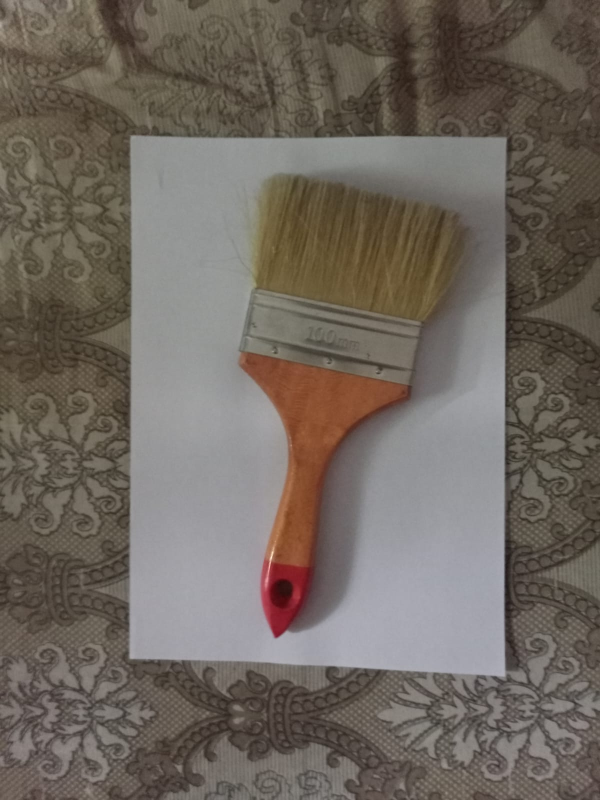
#> input picture sample_imgs/paint_brush.jpeg, 1200 x 1600 px (shown at 1/2 size)
$ python pipeline_for_still_images.py
#> lines starting #> are read from the running program, lines starting #| are printed output that depends on the picture; after the words box and inside, x2 and y2 are one past the last pixel; in counts of white or black regions, pixels touching at a corner belong together
### read_or_capture.py
# -----------------------------------------------------------------------------------------------
###                                         Imports                                         ###
# -----------------------------------------------------------------------------------------------

import cv2 as cv
import numpy as np
import matplotlib.pyplot as plt
from imutils import rotate_bound

# -----------------------------------------------------------------------------------------------
###                                         Greetings                                      ###
# -----------------------------------------------------------------------------------------------


def greetings():
    print(
        """Greetings!!! Before you proceed to use this application please note the following --
    1. Since the A4 paper is white, placing white objects on the paper will
    most likely produce faulty outcome.
    2. Place only one object on the A4 paper at a time. To reduce false detection, only the highest
    perimeter object is filtered from all the possible detections.
    3. This application only uses OpenCV and no deep learning model. So, due
    to constraints of classical computer vision the results may not be
    100% accurate. Long story short, Use at your own risk.

To improve the chance of correct recognition and measurement you can do the following --
    1. Capture the image in a clean background.
    2. Try to fit the whole A4 paper inside the frame.
    3. Lighting condition should not be too dark or too bright."""
    )


# -----------------------------------------------------------------------------------------------
###                                         Read Image                                      ###
# -----------------------------------------------------------------------------------------------


def read_image(img_path):
#> called with img_path = './sample_imgs/paint_brush.jpeg'
    try:
        img = cv.imread(img_path)
#> img is the input picture: shape (1600, 1200, 3); mean B, G, R 95.3, 103.3, 111.6
        return img
    except:
        print("Invalid Image Path")


# -----------------------------------------------------------------------------------------------
###                                         Capture Live Image                              ###
# -----------------------------------------------------------------------------------------------
# [81 lines left out: functions take_picture, usr_prompt, not called in this run]


# -----------------------------------------------------------------------------------------------
###                                     Read or Capture Image                               ###
# -----------------------------------------------------------------------------------------------


def read_or_capture(prompt_usr=True, img_path=None, device_id=None):
    greetings()

    if prompt_usr:
        usr_input = usr_prompt()

        if type(usr_input) == str:
            img = read_image(usr_input)

        if type(usr_input) == int:
            img = take_picture(usr_input)

            if img is None:
                print("Please capture another image or provide a valid image path. \n")
                return None

    if not prompt_usr and img_path:
        img = read_image(img_path)

    if not prompt_usr and device_id is not None:
        img = take_picture(device_id)

        if img is None:
            print("Please capture another image or provide a valid image path. \n")
            return None

    # rotate the image by 90 degree CCW if image width > image height
    if img.shape[0] < img.shape[1]:
        img = rotate_bound(img, -90)

    return img

### preprocessing.py
# -----------------------------------------------------------------------------------------------
###                                         Imports                                         ###
# -----------------------------------------------------------------------------------------------

import cv2 as cv
import numpy as np
import matplotlib.pyplot as plt


# -----------------------------------------------------------------------------------------------
###                                         Image Preprocessing                             ###
# -----------------------------------------------------------------------------------------------
def preprocess(img):
    grayscale_img = cv.cvtColor(img, cv.COLOR_BGR2GRAY)
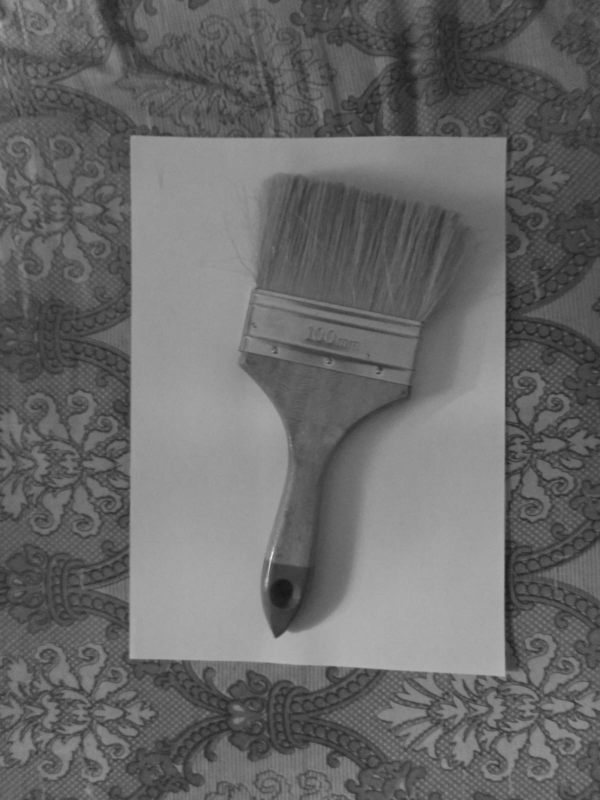
#> grayscale_img: shape (1600, 1200) (shown at 1/2 size); min 20, max 238, mean 104.9
    grayscale_img_blurred = cv.GaussianBlur(grayscale_img, (5, 5), 0, 0)

    # By experimenting we've found, threshold = 130 works best for a wide range of image backgrounds
    _, thresholded_img = cv.threshold(grayscale_img_blurred, 130, 255, cv.THRESH_BINARY)
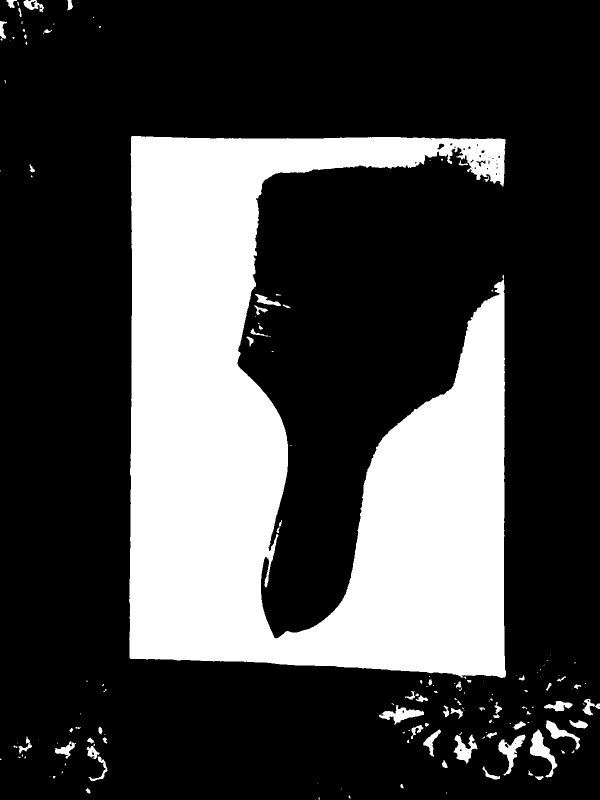
#> thresholded_img: shape (1600, 1200) (shown at 1/2 size); 26.5% white; 156 white regions (82 under 20 px), largest, box (x1, y1, x2, y2) and area: (258, 272, 1012, 1356) 492485, (1060, 1459, 1115, 1555) 1777, (997, 1469, 1051, 1551) 1522

    # Erosion to detach any contour that remains loosely connected to the A4 paper contour
    morph_operation_kernel = np.ones(
        (3, 3), dtype=np.uint8
    )  # same as MORPH_RECT of size 3
    thresholded_img_eroded = cv.erode(
        thresholded_img, morph_operation_kernel, iterations=2
    )
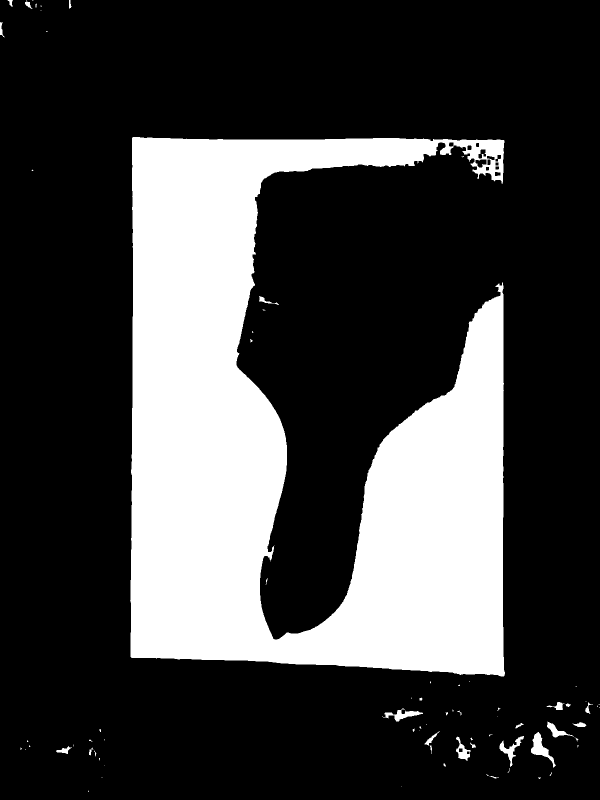
#> thresholded_img_eroded: shape (1600, 1200) (shown at 1/2 size); 25.1% white; 76 white regions (47 under 20 px)

    preprocessed_img = thresholded_img_eroded
    return preprocessed_img

### locate_reference_object.py
# -----------------------------------------------------------------------------------------------
###                                         Imports                                         ###
# -----------------------------------------------------------------------------------------------

import cv2 as cv
import numpy as np
import matplotlib.pyplot as plt

from reorder_corner_points import reorder


# -----------------------------------------------------------------------------------------------
###              Find Contours and Filter out the Reference Object (A4 Paper)               ###
# -----------------------------------------------------------------------------------------------


def contour_perimeter(cnt):
    return cv.arcLength(cnt, closed=True)


def find_corners(preprocessed_img):
    """
    The input should be a processed binary 8 bit image.
    Returns the 4 corner points of the A4 paper in (top_left, top_right, bottom_left, bottom_right)
    order as an array of shape (4, 2) and dtype=np.float32
    """

    cnts, _ = cv.findContours(
        preprocessed_img, cv.RETR_EXTERNAL, cv.CHAIN_APPROX_SIMPLE
    )
#> cnts = 76 contours, 56 with area under 20; largest, box (x1, y1, x2, y2) and area: (260, 274, 1010, 1353) 474715, (1062, 1464, 1112, 1535) 1029, (999, 1472, 1048, 1534) 672, (764, 1417, 846, 1443) 646, (912, 1473, 941, 1522) 583
    # find the contour with the largest perimeter
    ref_obj_cnt = sorted(cnts, key=contour_perimeter, reverse=True)[:1][0]
#> ref_obj_cnt = contour of 1393 points, box (x1, y1, x2, y2) (260, 274, 1010, 1353), area 474715
    # find the corners
    # output will be of shape (4, 1, 2).
    # keep it like that if you are to draw bounding box with cv.polylines
    corners = cv.convexHull(
        cv.approxPolyDP(ref_obj_cnt, 0.01 * contour_perimeter(ref_obj_cnt), closed=True)
    )
#> corners = [[1008, 281], [1007, 1352], [261, 1313], [265, 274]]
    if corners.shape[0] != 4:
        print("Couldn't detect reference object (A4 Paper).\n")
        print("You can try the following to make your image more recognizable : \n")
        print(
            """\t 1. Capture the image in a cleaner background. \n\t
            2. Try to fit the whole A4 paper inside the frame. \n\t
            3. Or, try again with different image.\n"""
        )
        return None
    else:
        reordered_corner_points = reorder(corners)
        return reordered_corner_points

### reorder_corner_points.py
# -----------------------------------------------------------------------------------------------
###                                         Imports                                         ###
# -----------------------------------------------------------------------------------------------

import numpy as np


# -----------------------------------------------------------------------------------------------
### Reorder corner points of a rectangle in top left, top right, bottom left, bottom right order ###
# -----------------------------------------------------------------------------------------------
def reorder(rectangle_corner_points):
    """
    Reorder corner points of a rectangle in top left, top right, bottom left, bottom right order.

    Returns the corners as a (4, 2) array of datatype=np.float32
    """

    rectangle_corner_points = rectangle_corner_points.reshape(4, 2)
#> rectangle_corner_points has the same summary as corners in find_corners

    # if we sum up the x and y values of the coordinates,
    # the least one will be top_left and the greatest one will be bottom_right
    # let, top_right = (x2, y2) and bottom_left = (x3, y3)
    # now, x3 < x2 and y3 > y2
    # thus, (y3 - x3) > (y2-x2)
    # so, we remove the two entries found beforehand i.e, top_left and bottom_right
    # and then find the difference between the y and x values of the coordinates
    # the least one will be top_right and the greatest one will be bottom_left

    sum_of_corner_x_and_y_coordinate_values = np.sum(rectangle_corner_points, axis=1)
#> sum_of_corner_x_and_y_coordinate_values = [1289, 2359, 1574, 539]
    top_left_idx = np.argmin(sum_of_corner_x_and_y_coordinate_values)
#> top_left_idx = 3
    bottom_right_idx = np.argmax(sum_of_corner_x_and_y_coordinate_values)
#> bottom_right_idx = 1
    temp_corners = np.delete(
        rectangle_corner_points.copy(), [top_left_idx, bottom_right_idx], axis=0
    )
#> temp_corners = [[1008, 281], [261, 1313]]
    diff_of_temp_corners = np.diff(temp_corners, axis=1)
#> diff_of_temp_corners = [-727, 1052]
    top_right_idx = np.argmin(diff_of_temp_corners)
#> top_right_idx = 0
    bottom_left_idx = np.argmax(diff_of_temp_corners)
#> bottom_left_idx = 1

    top_left = rectangle_corner_points[top_left_idx]
#> top_left = [265, 274]
    top_right = temp_corners[top_right_idx]
#> top_right = [1008, 281]
    bottom_left = temp_corners[bottom_left_idx]
#> bottom_left = [261, 1313]
    bottom_right = rectangle_corner_points[bottom_right_idx]
#> bottom_right = [1007, 1352]

    return np.array([top_left, top_right, bottom_left, bottom_right]).astype(np.float32)

### pipeline_for_still_images.py
# -----------------------------------------------------------------------------------------------
###                                         Imports                                         ###
# -----------------------------------------------------------------------------------------------

from matplotlib_imshow import matplotlib_imshow

from read_or_capture import read_or_capture
from preprocessing import preprocess
from locate_reference_object import find_corners
from perspective_transform import perspective_transform
from locate_object_of_interest import find_object_of_interest
from calculate_dimensions import calculate_dimensions
from visualize_detections import visualize_detections


# -----------------------------------------------------------------------------------------------
###         Pipeline for Detection, Measurement and Visualization (from still Images)       ###
# -----------------------------------------------------------------------------------------------


def pipeline_for_still_images(
    prompt_user=False,
    image_path="./sample_imgs/paint_brush.jpeg",
    capturing_device_id=None,
    visualize=True,
    scale=8,
):
    """
    A pipeline for detecting objects of interest from a still image and find the objects dimensions (width, height) in cm.

    Args:
        prompt_user: whether to prompt the user for image path or, device id. (default: False)
        image_path: to use a stock/pre-captured image instead of prompting the user. (default: "./sample_imgs/paint_brush.jpeg")
        capturing_device_id: to capture a live image instead of prompting or loading a stock one. (default: None)
        visualize: whether to show the output image containing the info of detections. (default: True)
        scale: matplotlib_imshow() function visualization scale. (default: 8)

    Returns: The output image (A rotated bounding box is drawn around the object of interest. The calculated dimensions (width, height) are also shown on the output image.)

    """

    # Read or capture an image
    img = read_or_capture(prompt_user, image_path, capturing_device_id)

    # Preprocessing for locating the reference object (A4 paper)
    preprocessed_img = preprocess(img)

    # Find the 4 corners of the reference object (A4 paper)
    corners = find_corners(preprocessed_img)
#> in find_corners, `reordered_corner_points = reorder(corners)`: reordered_corner_points = [[265, 274], [1008, 281], [261, 1313], [1007, 1352]]
#> corners has the same summary as reordered_corner_points in find_corners

    # Perspective transformation of the original image
#> (the run stopped early here; a loop or call above may not have finished)
